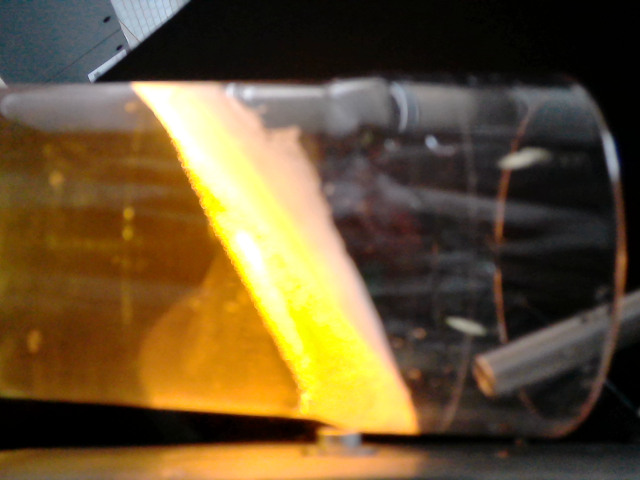
#> input picture tests/testimages/img5455.png, 1280 x 960 px (shown at 1/2 size)
$ python Auswertung_Test.py
#> lines starting #> are read from the running program, lines starting #| are printed output that depends on the picture; after the words box and inside, x2 and y2 are one past the last pixel; in counts of white or black regions, pixels touching at a corner belong together
import cv2 as cv
import numpy as np

# Funktion zum Erweitern einer Linie bis zu den Rändern des Bildes
# [51 lines left out: function extend_line, not called in this run]

# Berechne den Winkel einer Linie in Grad
def calculate_angle(line):
    x1, y1, x2, y2 = line
    return np.arctan2(y2 - y1, x2 - x1) * 180 / np.pi

# Berechne den senkrechten Abstand von einem Punkt zu einer Linie
def point_to_line_distance(x0, y0, x1, y1, x2, y2):
    """
    Berechne den senkrechten Abstand von einem Punkt (x0, y0) zu einer Linie definiert durch (x1, y1) -> (x2, y2).
    """
    A = y2 - y1
    B = x1 - x2
    C = x2 * y1 - x1 * y2

    distance = abs(A * x0 + B * y0 + C) / np.sqrt(A**2 + B**2)
    return distance

# Funktion zum Zusammenführen kollinearer vertikaler Linien
def merge_collinear_lines(lines, angle_threshold=15, distance_threshold=10):
    """
    Füge Linien zusammen, die ungefähr vertikal und kollinear sind.
    """
    merged_lines = []
    used_lines = [False] * len(lines)

    for i, line in enumerate(lines):
        if used_lines[i]:
            continue

        x1, y1, x2, y2 = line[0]
        current_angle = calculate_angle((x1, y1, x2, y2))

        # Überprüfe, ob die Linie ungefähr vertikal ist
        if (90 - angle_threshold < abs(current_angle) < 90 + angle_threshold) or \
           (270 - angle_threshold < abs(current_angle) < 270 + angle_threshold):

            # Initialisiere die zusammengeführte Linie als aktuelle Linie
            x1_min, x2_max = min(x1, x2), max(x1, x2)
            y1_min, y2_max = min(y1, y2), max(y1, y2)

            for j, other_line in enumerate(lines):
                if used_lines[j] or i == j:
                    continue

                ox1, oy1, ox2, oy2 = other_line[0]
                other_angle = calculate_angle((ox1, oy1, ox2, oy2))

                # Überprüfe, ob die andere Linie ungefähr vertikal und kollinear ist
                if abs(current_angle - other_angle) < angle_threshold:
                    # Überprüfe die Nähe der Linienendpunkte
                    if (point_to_line_distance(ox1, oy1, x1, y1, x2, y2) < distance_threshold and
                        point_to_line_distance(ox2, oy2, x1, y1, x2, y2) < distance_threshold):

                        # Aktualisiere die Endpunkte der zusammengeführten Linie
                        x1_min = min(x1_min, ox1, ox2)
                        x2_max = max(x2_max, ox1, ox2)
                        y1_min = min(y1_min, oy1, oy2)
                        y2_max = max(y2_max, oy1, oy2)
                        used_lines[j] = True

            # Füge die zusammengeführte Linie hinzu
            merged_lines.append([(x1_min, y1_min, x2_max, y2_max)])
            used_lines[i] = True

    return merged_lines

def detect_lines_in_region(image, x_min, x_max, vertical_threshold):
    """
    Erkenne und vereine vertikale Linien in einem angegebenen x-Koordinatenbereich im Bild.
    """
    # Schneide das Bild auf den angegebenen Bereich zu
    cropped_region = image[:, x_min:x_max]

    # Initialisiere LSD (Line Segment Detector)
    lsd = cv.createLineSegmentDetector(0)

    # Erkenne Linien im zugeschnittenen Bereich
    lines = lsd.detect(cropped_region)[0]  # Die erkannten Linien aus der ersten Position des Tupels holen

    # Korrigiere die Linienkoordinaten zurück zu den ursprünglichen Bildkoordinaten
    if lines is not None:
        lines = [np.array([line[0] + [x_min, 0, x_min, 0]]) for line in lines]

    # Filtere und vereine vertikale Linien
    vertical_lines = [line for line in lines if
                      (90 - vertical_threshold < abs(calculate_angle(line[0])) < 90 + vertical_threshold) or
                      (270 - vertical_threshold < abs(calculate_angle(line[0])) < 270 + vertical_threshold)]

    # Füge kollineare Linien zusammen
    merged_lines = merge_collinear_lines(vertical_lines, angle_threshold=vertical_threshold, distance_threshold=10)

    return merged_lines

# Lese das Bild ein
img = cv.imread('testimages/img5455.png')
#> img is the input picture: shape (960, 1280, 3); mean B, G, R 49.9, 82.7, 102.8
pts = np.array([[0, 200], [700, 180], [1150, 136], [1150, 840], [0, 780]])

# In Graustufen konvertieren
gray = cv.cvtColor(img, cv.COLOR_BGR2GRAY)
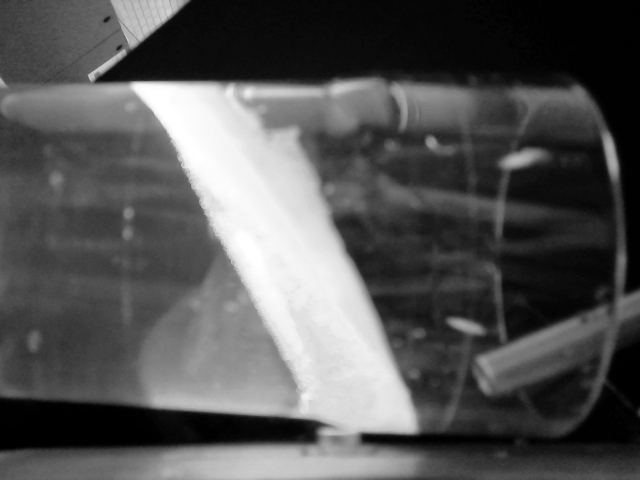
#> gray: shape (960, 1280) (shown at 1/2 size); min 0, max 255, mean 85

# Weichzeichnen
blur = cv.GaussianBlur(gray, (3, 3), cv.BORDER_DEFAULT)

## (1) Zuschneiden des Begrenzungsrechtecks
rect = cv.boundingRect(pts)
x, y, w, h = rect
croped = blur[y:y+h, x:x+w].copy()

## (2) Erstelle Maske
pts = pts - pts.min(axis=0)

mask = np.zeros(croped.shape[:2], np.uint8)
cv.drawContours(mask, [pts], -1, (255, 255, 255), -1, cv.LINE_AA)
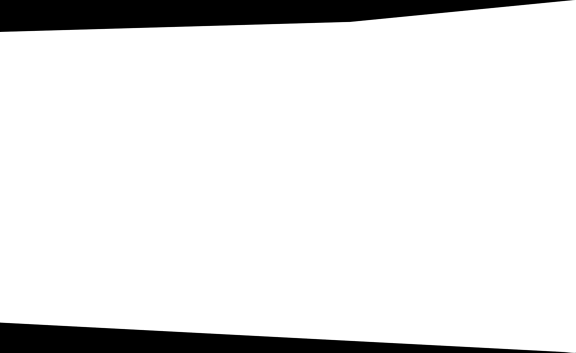
#> mask: shape (705, 1151) (shown at 1/2 size); min 0, max 255, mean 229.3

## (3) Bitwise-Operation
dst = cv.bitwise_and(croped, croped, mask=mask)

## (4) Füge den weißen Hintergrund hinzu
bg = np.ones_like(croped, np.uint8) * 255
cv.bitwise_not(bg, bg, mask=mask)
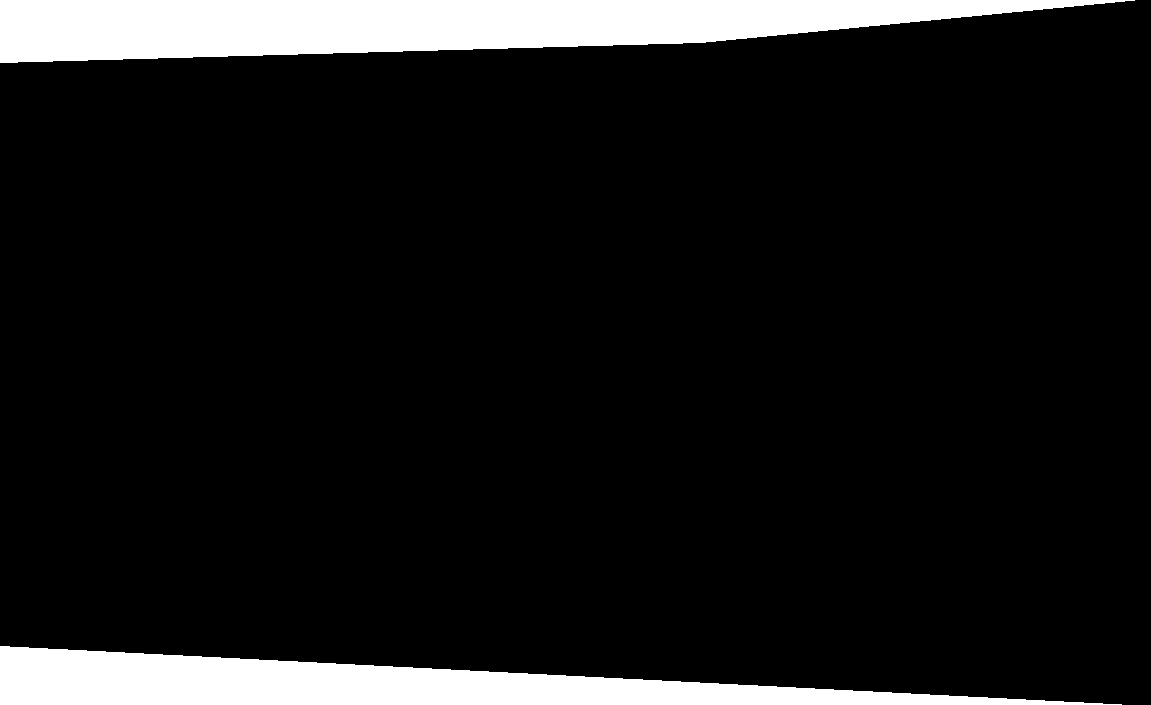
#> bg: shape (705, 1151); 9.9% white; 2 white regions, box (x1, y1, x2, y2) and area: (0, 0, 1135, 63) 46589, (0, 646, 1122, 705) 33390
dst2 = bg + dst
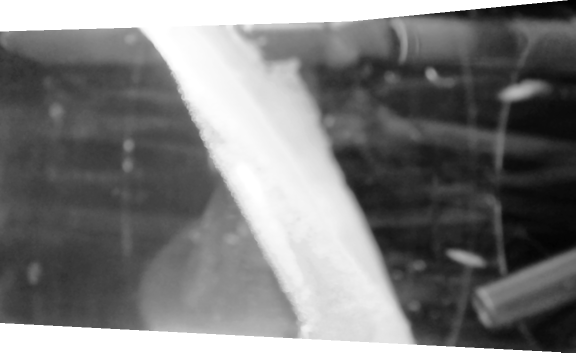
#> dst2: shape (705, 1151) (shown at 1/2 size); min 1, max 255, mean 121.5

# Erstelle eine Kopie des Bildes zum Zeichnen
drawn_img = cv.cvtColor(dst2, cv.COLOR_GRAY2BGR)

# Definiere den Bereich für vertikale Linien (z.B. ±15 Grad um 90 oder 270)
vertical_threshold = 15

# Überprüfe, ob Linien im ursprünglichen Bereich (0 bis 1200 x-Koordinaten) erkannt wurden
x_min, x_max = 0, 1200
merged_lines = detect_lines_in_region(dst2, x_min, x_max, vertical_threshold)
#> in detect_lines_in_region, `lines = lsd.detect(cropped_region)[0]`: lines = 131 rows, first 6: [394.1, 63.76, 1133.3, 2.43], [1043.2, 699.7, 930.6, 694], [1120.6, 703.2, 1044.3, 700.2], [928.2, 693.7, 834.4, 689.1], [813.1, 687.8, 0.571, 645.4], [0.605, 62.43, 284.4, 54.28]
#> in detect_lines_in_region, `lines = [np.array([line[0] + [x_min, 0, x_min, 0]]) for line in lines]`: lines = 131 items, first 6: [[394.1, 63.76, 1133.3, 2.43]], [[1043.2, 699.7, 930.6, 694]], [[1120.6, 703.2, 1044.3, 700.2]], [[928.2, 693.7, 834.4, 689.1]], [[813.1, 687.8, 0.571, 645.4]], [[0.605, 62.43, 284.4, 54.28]]
#> in detect_lines_in_region, `vertical_lines = [line for line in lines if (90 - vertical_threshold <..`: vertical_lines = 24 items, first 6: [[852.1, 131.9, 852.6, 144.4]], [[1012.5, 544.6, 1000.1, 404.4]], [[795.2, 56.4, 802.4, 125]], [[813.6, 118.1, 813.9, 59.38]], [[1003.4, 338.1, 1008.5, 278.2]], [[593.7, 635.8, 591.3, 645.8]]
#> in merge_collinear_lines, `used_lines = [False] * len(lines)`: used_lines = [False, False, False, False, False, False, False, False, False, False, False, False, False, False, False, False, False, False, False, False, False, False, False, False]
#> the loop in merge_collinear_lines, `for i, line in enumerate(lines):` made 24 passes
#> (line, current_angle) on passes 1 to 5: ([[852.1, 131.9, 852.6, 144.4]], 87.66), ([[1012.5, 544.6, 1000.1, 404.4]], -95.09), ([[795.2, 56.4, 802.4, 125]], 84.03), ([[813.6, 118.1, 813.9, 59.38]], -89.75), ([[1003.4, 338.1, 1008.5, 278.2]], -85.11)

# Wenn keine Linien im ursprünglichen Bereich gefunden wurden, überprüfe das gesamte Bild
if not merged_lines:
    merged_lines = detect_lines_in_region(dst2, 0, dst2.shape[1], vertical_threshold)

# Berechne die Längen der Linien
line_lengths = [(np.sqrt((x2 - x1) ** 2 + (y2 - y1) ** 2), (x1, y1, x2, y2)) for (x1, y1, x2, y2) in [line[0] for line in merged_lines]]

# Sortiere die Linien nach Länge und wähle die zwei längsten aus
sorted_lines = sorted(line_lengths, key=lambda item: item[0], reverse=True)
longest_lines = sorted_lines[:2]

# Zeichne nur die zwei längsten Linien
for _, (x1, y1, x2, y2) in longest_lines:
    cv.line(drawn_img, (int(x1), int(y1)), (int(x2), int(y2)), (0, 0, 255), 2)
#> this loop made 2 passes
#> (x1, y1, x2, y2) on passes 1 to 2: (591.3, 106.8, 716, 645.8), (1000.1, 404.4, 1012.5, 544.6)
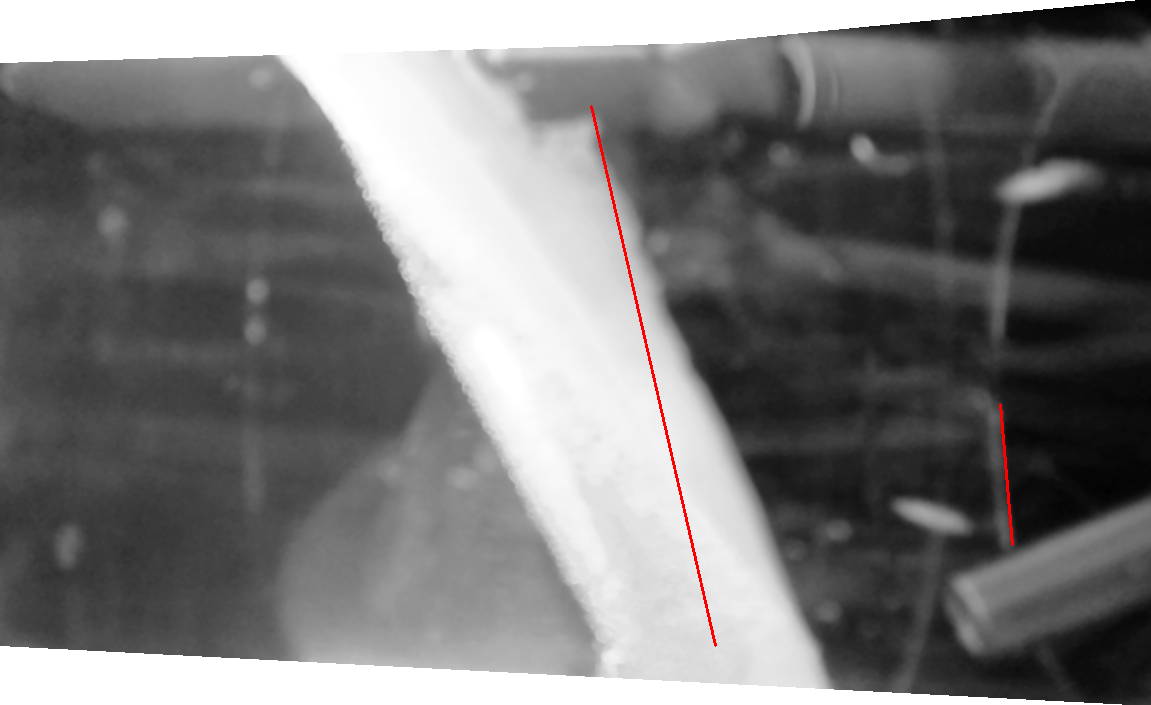
#> drawn_img: shape (705, 1151, 3); mean B, G, R 121.1, 121.1, 121.7

# Zeige das Ergebnis an
cv.imshow("Longest Vertical Lines", drawn_img)
cv.waitKey(0)
cv.destroyAllWindows()

$ run again, with tests/testimages/img1.png copied over tests/testimages/img5455.png
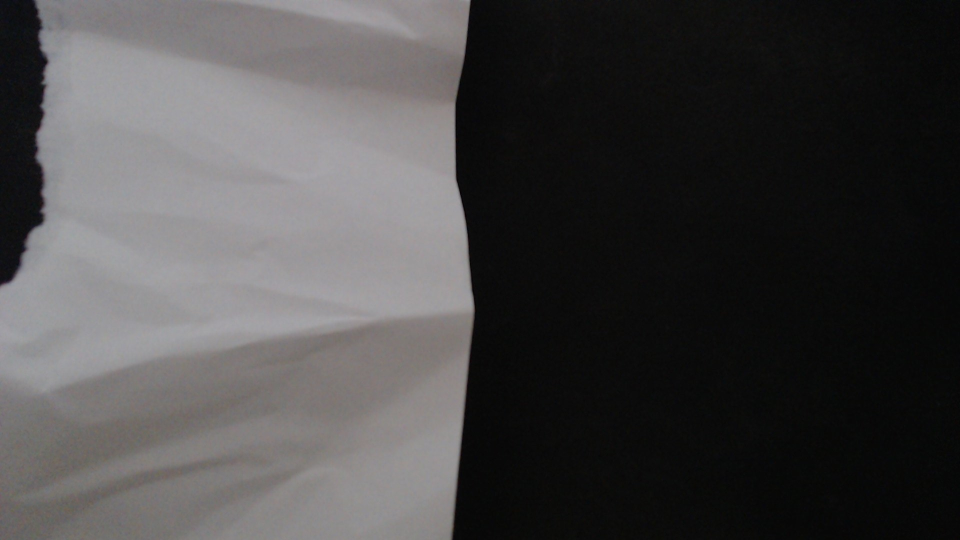
#> input picture tests/testimages/img1.png, 1920 x 1080 px (shown at 1/2 size)
#> img is the input picture: shape (1080, 1920, 3); mean B, G, R 70.3, 70.1, 71.4
#> bg: shape (705, 1151); 9.9% white; 2 white regions, box (x1, y1, x2, y2) and area: (0, 0, 1135, 63) 46589, (0, 646, 1122, 705) 33390
#> `dst2 = bg + dst`:
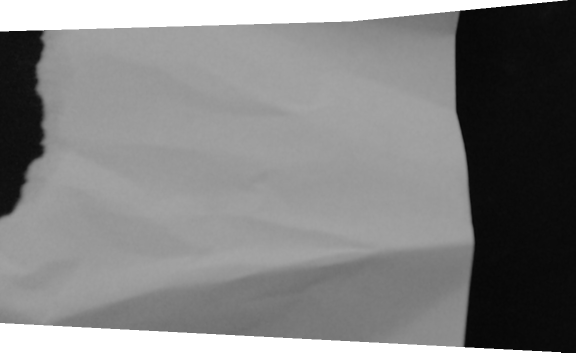
#> dst2: shape (705, 1151) (shown at 1/2 size); min 5, max 255, mean 128.7
#> in detect_lines_in_region, `lines = lsd.detect(cropped_region)[0]`: lines = 23 rows, first 6: [1120.5, 703.6, 930.6, 694.1], [0.866, 68.95, 1133.6, 9.33], [926.9, 693.7, 0.571, 645.4], [945.9, 689.8, 909.9, 24.68], [89.49, 89.26, 72.85, 133.6], [45.18, 389.5, 18.02, 432.3]
#> in detect_lines_in_region, `lines = [np.array([line[0] + [x_min, 0, x_min, 0]]) for line in lines]`: lines = 23 items, first 6: [[1120.5, 703.6, 930.6, 694.1]], [[0.866, 68.95, 1133.6, 9.33]], [[926.9, 693.7, 0.571, 645.4]], [[945.9, 689.8, 909.9, 24.68]], [[89.49, 89.26, 72.85, 133.6]], [[45.18, 389.5, 18.02, 432.3]]
#> vertical_lines = [[[945.9, 689.8, 909.9, 24.68]], [[71.05, 132.6, 77.1, 168.5]], [[86.49, 230.4, 84.26, 245.6]], [[40.62, 379.7, 41.66, 392.2]]]
#> in merge_collinear_lines, `used_lines = [False] * len(lines)`: used_lines = [False, False, False, False]
#> the loop in merge_collinear_lines, `for i, line in enumerate(lines):` made 4 passes
#> (line, current_angle) on passes 2 to 3: ([[71.05, 132.6, 77.1, 168.5]], 80.44), ([[86.49, 230.4, 84.26, 245.6]], 98.33)
#> after the loop in merge_collinear_lines, `for i, line in enumerate(lines):`: merged_lines = [[(909.9, 24.68, 945.9, 689.8)], [(71.05, 132.6, 77.1, 168.5)], [(84.26, 230.4, 86.49, 245.6)], [(40.62, 379.7, 41.66, 392.2)]]; used_lines = [True, True, True, True]
#> line_lengths = [(666.1, (909.9, 24.68, 945.9, 689.8)), (36.38, (71.05, 132.6, 77.1, 168.5)), (15.38, (84.26, 230.4, 86.49, 245.6)), (12.56, (40.62, 379.7, 41.66, 392.2))]
#> sorted_lines has the same summary as line_lengths
#> longest_lines = [(666.1, (909.9, 24.68, 945.9, 689.8)), (36.38, (71.05, 132.6, 77.1, 168.5))]
#> the loop `for _, (x1, y1, x2, y2) in longest_lines:` made 2 passes
#> after the loop `for _, (x1, y1, x2, y2) in longest_lines:`:
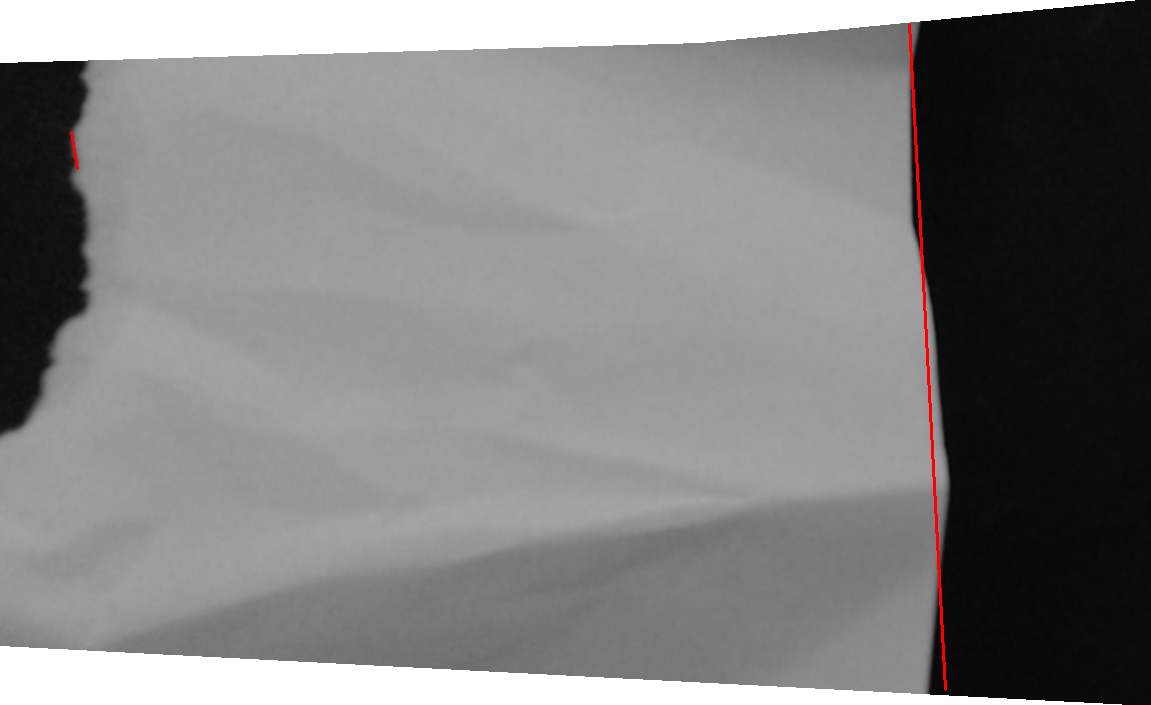
#> drawn_img: shape (705, 1151, 3); mean B, G, R 128.5, 128.5, 129.2
